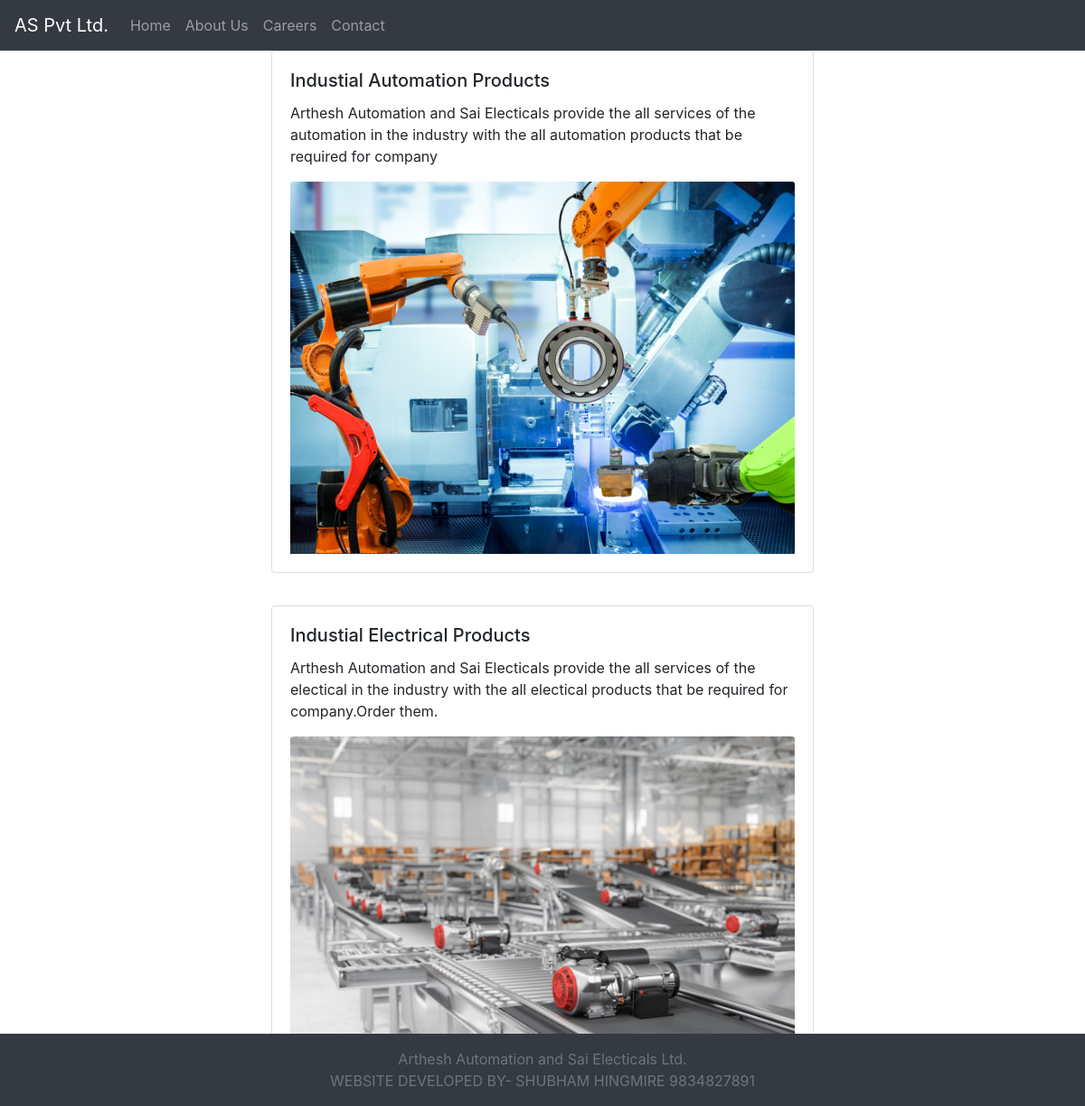
The page / on the database its author committed.
### web/models.py (models this page shows)
class Data(models.Model):
    name=models.CharField(max_length=50)
    description=models.CharField(max_length=500,default=" ")
    image=models.ImageField(upload_to="images/",default=" ")
    def __str__(self):
        return self.name

### web/views.py (the view)
# urls.py: path('',views.index,name="home"),
def index(request):
    data=Data.objects.all()
    print(data)
    return render(request,'index.html',{'data':data})

### templates/index.html (shortened to what this page needs)
{% extends "base.html" %}
{% block content %}
<div class="card-container">
  {% for n in data %}
  <div class="card mb-3">
    <div class="card-body">
      <h5 class="card-title">{{ n.name }}</h5>
      <p class="card-text">{{ n.description }}</p>
      <img class="card-img-top" src="{{ n.image }}" alt="Card image cap">
    </div>
  </div>
  {% endfor %}
</div>
{% endblock %}

### templates/base.html (shortened to what this page needs)
<!doctype html>
<html lang="en">
<head>
    <link rel="stylesheet" href="https://cdn.jsdelivr.net/npm/bootstrap@4.0.0/dist/css/bootstrap.min.css">
</head>
<body>
<nav class="navbar navbar-expand-lg navbar-dark bg-dark">
    <a class="navbar-brand" href="#">AS Pvt Ltd.</a>
    <div class="collapse navbar-collapse" id="navbarSupportedContent">
        <ul class="navbar-nav mr-0">
            <li class="nav-item">
                <a class="nav-link" href="/">Home</a>
            </li>
            <li class="nav-item">
                <a class="nav-link" href="about">About Us</a>
            </li>
            <li class="nav-item">
                <a class="nav-link" href="jobs">Careers</a>
            </li>
            <li class="nav-item">
                <a class="nav-link" href="contact">Contact</a>
            </li>
        </ul>
    </div>
</nav>
{% block content %}
{% endblock %}
<footer class="footer fixed-bottom py-3 bg-dark">
  <div class="container text-center">
      <span class="text-muted">Arthesh Automation and Sai Electicals Ltd.</span><br>
      <span class="text-muted">WEBSITE DEVELOPED BY- SHUBHAM HINGMIRE 9834827891</span>
  </div>
</footer>
</body>
</html>

### templates/index.html (style rules this page uses)
.card-container { display: flex; flex-wrap: wrap; justify-content: center; gap: 20px; }
.card { max-width: 600px; width: 100%; }
.card-img-top { max-width: 100%; height: auto; }

### rows shown on the page
Data: name "Industial Automation Products", description "Arthesh Automation and Sai Electicals provide the all services of the automation in the industry with the all automation products that be required for company", image (picture)
Data: name "Industial Electrical Products", description "Arthesh Automation and Sai Electicals provide the all services of the electical in the industry with the all electical products that be required for company.Order them.", image (picture)
